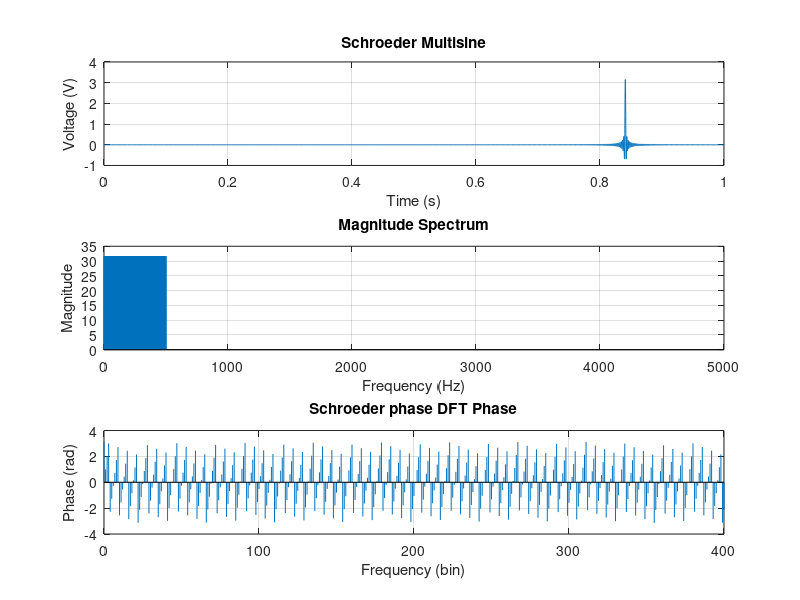

The MATLAB script that drew this image: (Note: this script raises an error after producing the figure.)
clc;clear;close all;
fs = 10000;              
fres = 1;                
N = fs / fres;            % Number of samples
K = 500;                % Exciting from 1Hz to 500Hz
target_rms = 0.1;


%% b) constantphase 

% Frequency Domain Signal
X = zeros(1, N);
for k = 1:K             
    phi_const = k;
    val = (1 / 2) * exp(1i * phi_const); 
    
    X(k + 1) = val;           
end

x = 2 * real(ifft(X)); %samples

current_rms = sqrt(mean(x.^2));
x_final = x * (target_rms / current_rms);

fprintf('Final RMS Value: %.4f V\n', sqrt(mean(x_final.^2)));

figure('Color', 'w');
subplot(3,1,1);
plot((0:N-1)/fs, x_final);
title('Schroeder Multisine');
xlabel('Time (s)'); ylabel('Voltage (V)');
grid on;

subplot(3,1,2);
f_axis = (0:N/2) * fres;
X_mag = abs(fft(x_final));
stem(f_axis, X_mag(1:length(f_axis)), 'Marker', 'none');
title('Magnitude Spectrum');
xlabel('Frequency (Hz)'); ylabel('Magnitude');
grid on;

% Frequency Domain Phase (Bin Number)
subplot(3,1,3);
phase = angle(fft(x_final));
stem(0:N-1, phase, 'Marker', 'none');
title('Schroeder phase DFT Phase');
xlabel('Frequency (bin)');
ylabel('Phase (rad)');
xlim([0 400]);
grid on;


%% random phase
% Frequency Domain Signal
X_rand = zeros(1, N);
for k = 1:K              
    rand_phi = rand * 2 * pi;
    val1 = (1 / 2) * exp(1i * rand_phi); 
    
    X_rand(k + 1) = val1;            
  
end

x_rand = 2 * real(ifft(X_rand)); %samples

current_rms = sqrt(mean(x.^2));
x_rand = x_rand * (target_rms / current_rms);

fprintf('Final RMS Value: %.4f V\n', sqrt(mean(x_rand.^2)));


%% Aperiodic
x_noise = randn(1, N);

current_rms = rms(x_noise);

x_apper = x_noise * (target_rms / current_rms);

save("signalaperiodic.mat", "x_apper")
Lab_2_and_3_check_exc('signalaperiodic.mat');
%save("signalrandom.mat", "x_rand")
%Lab_2_and_3_check_exc('signalrandom.mat');
%save("signalconstant.mat", "x_final")
%Lab_2_and_3_check_exc('signalconstant.mat');

%[u,y] = ReadData('signalapper3_nonoise_acq.mat',N , 1);
Hann = hanning(N,'periodic');
u_win = u.*Hann;
y_win = y.*Hann;

U_han = fft(u_win);
Y_han = fft(y_win);
U_rec = fft(u);
Y_rec = fft(y);
figure;
H_han = Y_han./ U_han;
H_rec = Y_rec./ U_rec;
plot(db(H_rec))
plot(db(H_han))




 %H(:) = Y(:,1) ./U(:, 1);
% H8(:) = Y(:,8) ./U(:, 8);
% H4(:) = Y(:,4) ./U(:, 4);
 % plot(db(H))
 % hold on; 
 % plot(db(H8))
 % plot(db(H4))
